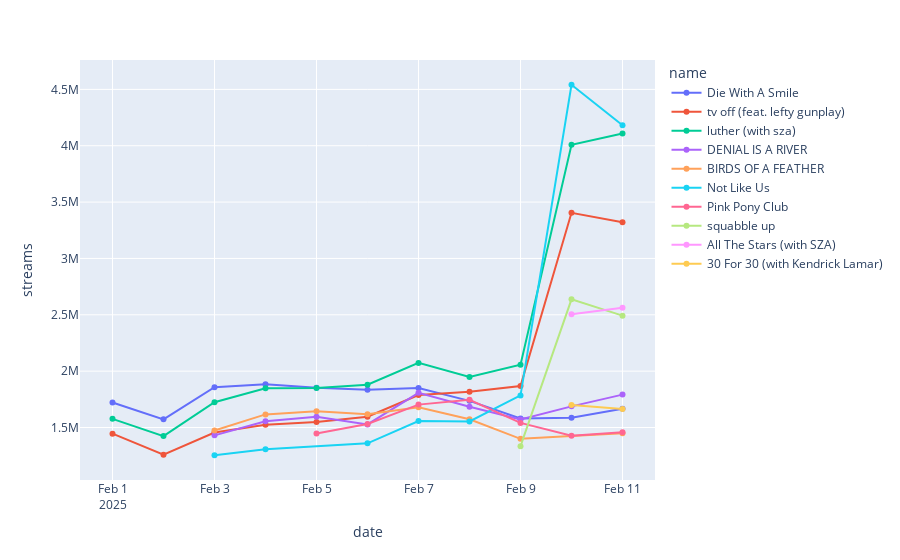

The notebook cell saved with this chart:
### Markdown cell above
### Visualization of Spotify Charts

Graphing the Top-25 most-played songs daily on Spotify in the United States.

### Code cell
import pandas as pd
import plotly.express as px

df = pd.read_csv("total.csv")
df["date"] = pd.to_datetime(df["date"])
df = df.sort_values("date")


recent_date = df["date"].max()
top_10_songs = df[df["date"] == recent_date]["name"]
df = df[df["name"].isin(top_10_songs)]

fig = px.line(df, x="date", y="streams", color="name", hover_data={"name": True, "streams": True}, markers=True)

fig.show()

### Figure 1 — Plotly figure (JSON) as saved in the notebook; plotly's stock layout.template omitted (floating-point values rounded to 4 significant figures)
{"data": [{"customdata": [["Die With A Smile"], ["Die With A Smile"], ["Die With A Smile"], ["Die With A Smile"], ["Die With A Smile"], ["Die With A Smile"], ["Die With A Smile"], ["Die With A Smile"], ["Die With A Smile"], ["Die With A Smile"], ["Die With A Smile"]], "hovertemplate": "name=%{customdata[0]}<br>date=%{x}<br>streams=%{y}<extra></extra>", "legendgroup": "Die With A Smile", "line": {"color": "#636efa", "dash": "solid"}, "marker": {"symbol": "circle"}, "mode": "lines+markers", "name": "Die With A Smile", "orientation": "v", "showlegend": true, "type": "scatter", "x": ["2025-02-01T00:00:00.000000000", "2025-02-02T00:00:00.000000000", "2025-02-03T00:00:00.000000000", "2025-02-04T00:00:00.000000000", "2025-02-05T00:00:00.000000000", "2025-02-06T00:00:00.000000000", "2025-02-07T00:00:00.000000000", "2025-02-08T00:00:00.000000000", "2025-02-09T00:00:00.000000000", "2025-02-10T00:00:00.000000000", "2025-02-11T00:00:00.000000000"], "xaxis": "x", "y": [1721631, 1572431, 1858088, 1884116, 1853314, 1835491, 1849518, 1736306, 1580557, 1585971, 1666496], "yaxis": "y"}, {"customdata": [["tv off (feat. lefty gunplay)"], ["tv off (feat. lefty gunplay)"], ["tv off (feat. lefty gunplay)"], ["tv off (feat. lefty gunplay)"], ["tv off (feat. lefty gunplay)"], ["tv off (feat. lefty gunplay)"], ["tv off (feat. lefty gunplay)"], ["tv off (feat. lefty gunplay)"], ["tv off (feat. lefty gunplay)"], ["tv off (feat. lefty gunplay)"], ["tv off (feat. lefty gunplay)"]], "hovertemplate": "name=%{customdata[0]}<br>date=%{x}<br>streams=%{y}<extra></extra>", "legendgroup": "tv off (feat. lefty gunplay)", "line": {"color": "#EF553B", "dash": "solid"}, "marker": {"symbol": "circle"}, "mode": "lines+markers", "name": "tv off (feat. lefty gunplay)", "orientation": "v", "showlegend": true, "type": "scatter", "x": ["2025-02-01T00:00:00.000000000", "2025-02-02T00:00:00.000000000", "2025-02-03T00:00:00.000000000", "2025-02-04T00:00:00.000000000", "2025-02-05T00:00:00.000000000", "2025-02-06T00:00:00.000000000", "2025-02-07T00:00:00.000000000", "2025-02-08T00:00:00.000000000", "2025-02-09T00:00:00.000000000", "2025-02-10T00:00:00.000000000", "2025-02-11T00:00:00.000000000"], "xaxis": "x", "y": [1444984, 1258115, 1455791, 1523421, 1548419, 1596225, 1787553, 1817939, 1868292, 3404691, 3321924], "yaxis": "y"}, {"customdata": [["luther (with sza)"], ["luther (with sza)"], ["luther (with sza)"], ["luther (with sza)"], ["luther (with sza)"], ["luther (with sza)"], ["luther (with sza)"], ["luther (with sza)"], ["luther (with sza)"], ["luther (with sza)"], ["luther (with sza)"]], "hovertemplate": "name=%{customdata[0]}<br>date=%{x}<br>streams=%{y}<extra></extra>", "legendgroup": "luther (with sza)", "line": {"color": "#00cc96", "dash": "solid"}, "marker": {"symbol": "circle"}, "mode": "lines+markers", "name": "luther (with sza)", "orientation": "v", "showlegend": true, "type": "scatter", "x": ["2025-02-01T00:00:00.000000000", "2025-02-02T00:00:00.000000000", "2025-02-03T00:00:00.000000000", "2025-02-04T00:00:00.000000000", "2025-02-05T00:00:00.000000000", "2025-02-06T00:00:00.000000000", "2025-02-07T00:00:00.000000000", "2025-02-08T00:00:00.000000000", "2025-02-09T00:00:00.000000000", "2025-02-10T00:00:00.000000000", "2025-02-11T00:00:00.000000000"], "xaxis": "x", "y": [1576994, 1423622, 1723973, 1847585, 1851396, 1878949, 2073243, 1949157, 2056773, 4007839, 4109201], "yaxis": "y"}, {"customdata": [["DENIAL IS A RIVER"], ["DENIAL IS A RIVER"], ["DENIAL IS A RIVER"], ["DENIAL IS A RIVER"], ["DENIAL IS A RIVER"], ["DENIAL IS A RIVER"], ["DENIAL IS A RIVER"], ["DENIAL IS A RIVER"], ["DENIAL IS A RIVER"]], "hovertemplate": "name=%{customdata[0]}<br>date=%{x}<br>streams=%{y}<extra></extra>", "legendgroup": "DENIAL IS A RIVER", "line": {"color": "#ab63fa", "dash": "solid"}, "marker": {"symbol": "circle"}, "mode": "lines+markers", "name": "DENIAL IS A RIVER", "orientation": "v", "showlegend": true, "type": "scatter", "x": ["2025-02-03T00:00:00.000000000", "2025-02-04T00:00:00.000000000", "2025-02-05T00:00:00.000000000", "2025-02-06T00:00:00.000000000", "2025-02-07T00:00:00.000000000", "2025-02-08T00:00:00.000000000", "2025-02-09T00:00:00.000000000", "2025-02-10T00:00:00.000000000", "2025-02-11T00:00:00.000000000"], "xaxis": "x", "y": [1430418, 1554787, 1596235, 1526941, 1808044, 1683722, 1570646, 1687603, 1791820], "yaxis": "y"}, {"customdata": [["BIRDS OF A FEATHER"], ["BIRDS OF A FEATHER"], ["BIRDS OF A FEATHER"], ["BIRDS OF A FEATHER"], ["BIRDS OF A FEATHER"], ["BIRDS OF A FEATHER"], ["BIRDS OF A FEATHER"], ["BIRDS OF A FEATHER"]], "hovertemplate": "name=%{customdata[0]}<br>date=%{x}<br>streams=%{y}<extra></extra>", "legendgroup": "BIRDS OF A FEATHER", "line": {"color": "#FFA15A", "dash": "solid"}, "marker": {"symbol": "circle"}, "mode": "lines+markers", "name": "BIRDS OF A FEATHER", "orientation": "v", "showlegend": true, "type": "scatter", "x": ["2025-02-03T00:00:00.000000000", "2025-02-04T00:00:00.000000000", "2025-02-05T00:00:00.000000000", "2025-02-06T00:00:00.000000000", "2025-02-07T00:00:00.000000000", "2025-02-08T00:00:00.000000000", "2025-02-09T00:00:00.000000000", "2025-02-11T00:00:00.000000000"], "xaxis": "x", "y": [1473161, 1616292, 1643360, 1616825, 1679755, 1573173, 1399431, 1449086], "yaxis": "y"}, {"customdata": [["Not Like Us"], ["Not Like Us"], ["Not Like Us"], ["Not Like Us"], ["Not Like Us"], ["Not Like Us"], ["Not Like Us"], ["Not Like Us"]], "hovertemplate": "name=%{customdata[0]}<br>date=%{x}<br>streams=%{y}<extra></extra>", "legendgroup": "Not Like Us", "line": {"color": "#19d3f3", "dash": "solid"}, "marker": {"symbol": "circle"}, "mode": "lines+markers", "name": "Not Like Us", "orientation": "v", "showlegend": true, "type": "scatter", "x": ["2025-02-03T00:00:00.000000000", "2025-02-04T00:00:00.000000000", "2025-02-06T00:00:00.000000000", "2025-02-07T00:00:00.000000000", "2025-02-08T00:00:00.000000000", "2025-02-09T00:00:00.000000000", "2025-02-10T00:00:00.000000000", "2025-02-11T00:00:00.000000000"], "xaxis": "x", "y": [1253812, 1307880, 1359228, 1556904, 1554038, 1785018, 4541138, 4181459], "yaxis": "y"}, {"customdata": [["Pink Pony Club"], ["Pink Pony Club"], ["Pink Pony Club"], ["Pink Pony Club"], ["Pink Pony Club"], ["Pink Pony Club"], ["Pink Pony Club"]], "hovertemplate": "name=%{customdata[0]}<br>date=%{x}<br>streams=%{y}<extra></extra>", "legendgroup": "Pink Pony Club", "line": {"color": "#FF6692", "dash": "solid"}, "marker": {"symbol": "circle"}, "mode": "lines+markers", "name": "Pink Pony Club", "orientation": "v", "showlegend": true, "type": "scatter", "x": ["2025-02-05T00:00:00.000000000", "2025-02-06T00:00:00.000000000", "2025-02-07T00:00:00.000000000", "2025-02-08T00:00:00.000000000", "2025-02-09T00:00:00.000000000", "2025-02-10T00:00:00.000000000", "2025-02-11T00:00:00.000000000"], "xaxis": "x", "y": [1445872, 1531810, 1702997, 1745990, 1540641, 1426486, 1456861], "yaxis": "y"}, {"customdata": [["squabble up"], ["squabble up"], ["squabble up"]], "hovertemplate": "name=%{customdata[0]}<br>date=%{x}<br>streams=%{y}<extra></extra>", "legendgroup": "squabble up", "line": {"color": "#B6E880", "dash": "solid"}, "marker": {"symbol": "circle"}, "mode": "lines+markers", "name": "squabble up", "orientation": "v", "showlegend": true, "type": "scatter", "x": ["2025-02-09T00:00:00.000000000", "2025-02-10T00:00:00.000000000", "2025-02-11T00:00:00.000000000"], "xaxis": "x", "y": [1334742, 2636961, 2492599], "yaxis": "y"}, {"customdata": [["All The Stars (with SZA)"], ["All The Stars (with SZA)"]], "hovertemplate": "name=%{customdata[0]}<br>date=%{x}<br>streams=%{y}<extra></extra>", "legendgroup": "All The Stars (with SZA)", "line": {"color": "#FF97FF", "dash": "solid"}, "marker": {"symbol": "circle"}, "mode": "lines+markers", "name": "All The Stars (with SZA)", "orientation": "v", "showlegend": true, "type": "scatter", "x": ["2025-02-10T00:00:00.000000000", "2025-02-11T00:00:00.000000000"], "xaxis": "x", "y": [2504383, 2562533], "yaxis": "y"}, {"customdata": [["30 For 30 (with Kendrick Lamar)"], ["30 For 30 (with Kendrick Lamar)"]], "hovertemplate": "name=%{customdata[0]}<br>date=%{x}<br>streams=%{y}<extra></extra>", "legendgroup": "30 For 30 (with Kendrick Lamar)", "line": {"color": "#FECB52", "dash": "solid"}, "marker": {"symbol": "circle"}, "mode": "lines+markers", "name": "30 For 30 (with Kendrick Lamar)", "orientation": "v", "showlegend": true, "type": "scatter", "x": ["2025-02-10T00:00:00.000000000", "2025-02-11T00:00:00.000000000"], "xaxis": "x", "y": [1698877, 1663217], "yaxis": "y"}], "layout": {"legend": {"title": {"text": "name"}, "tracegroupgap": 0}, "margin": {"t": 60}, "xaxis": {"anchor": "y", "domain": [0, 1], "title": {"text": "date"}}, "yaxis": {"anchor": "x", "domain": [0, 1], "title": {"text": "streams"}}}}
